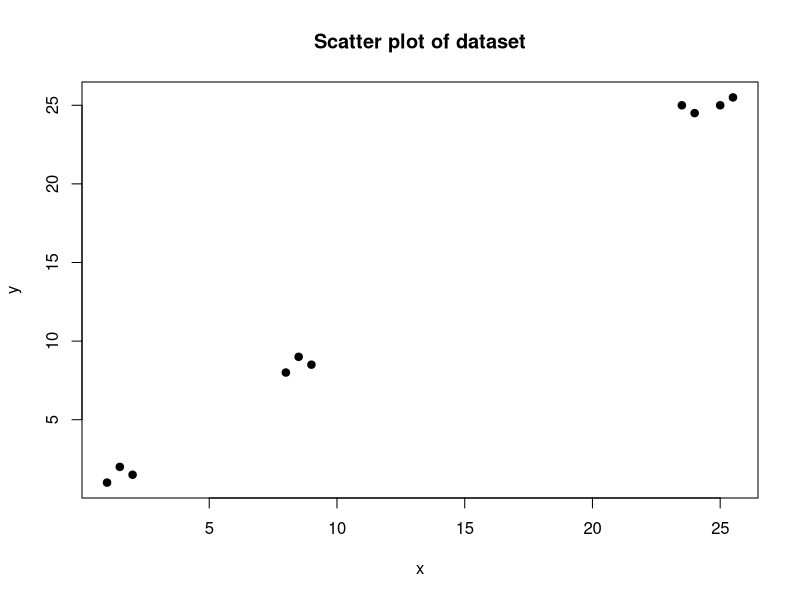
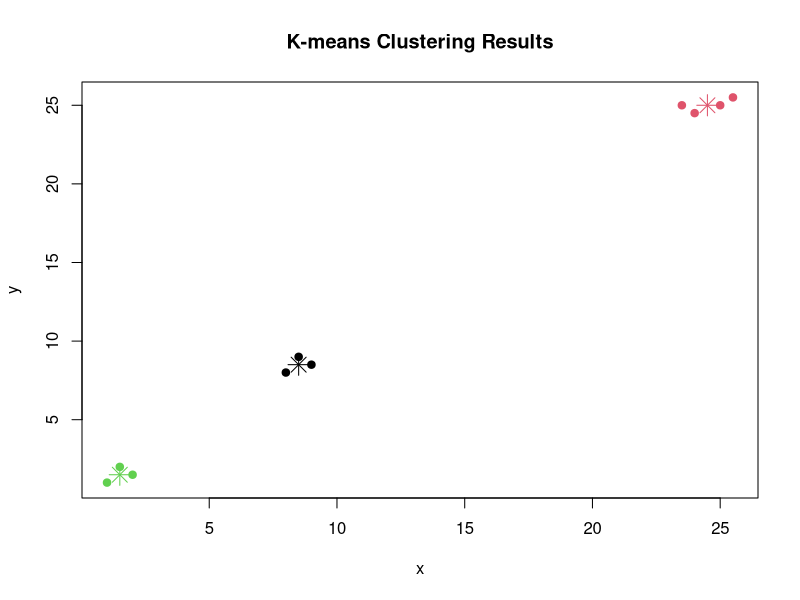

Reproduce these figures in R, in order.
#kmeans clustering
# Create an example dataset
set.seed(123) # for reproducibility
data <- data.frame(x=c(1,2,1.5,8,9,8.5,25,24,23.5,25.5), 
                   y=c(1,1.5,2,8,8.5,9,25,24.5,25,25.5))
# Print the dataset
print("Dataset:")
print(data)
plot(data$x,data$y,main="Scatter plot of dataset",xlab="x",ylab="y",pch=19)
#kmeans with 3 clusters
kmeans_result <- kmeans(data, centers=3)

# Print K-means Clusters
print("K-means Clustering:")
print(kmeans_result)

# Plot the data with clusters
plot(data$x, data$y, col=kmeans_result$cluster, pch=19, 
     main="K-means Clustering Results", xlab="x", ylab="y")
points(kmeans_result$centers[,1], kmeans_result$centers[,2], col=1:3, pch=8, cex=2)
# Examine the results
print("Cluster Centers:")
print(kmeans_result$centers)

print("No of points in each cluster:")
print(kmeans_result$size)